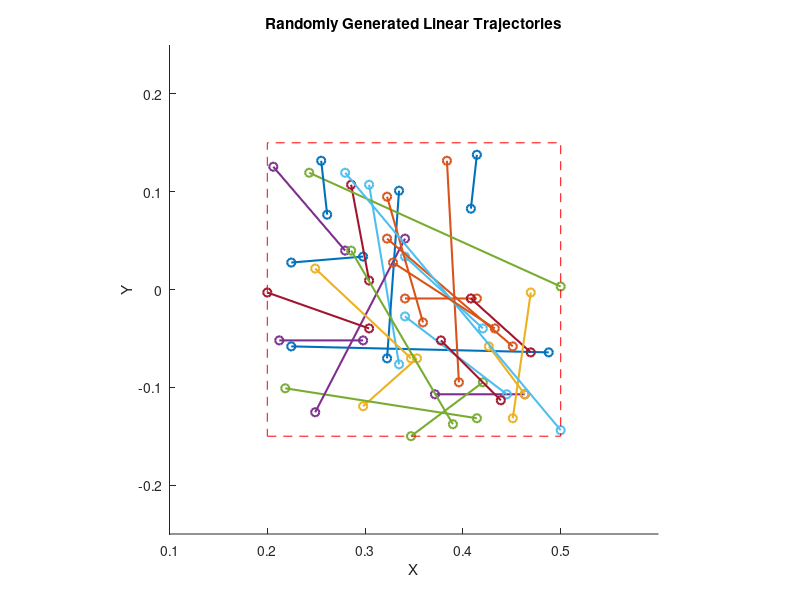

The MATLAB source for this figure:
% Generating random linear task-space trajectories for evaluating the effective mass
% optimization

% Andrew SaLoutos
% 4/16/2021

% generates linear trajectories

%% Setup parameters

N = 30; % number of trajectories

% choose to discretize arena space, pick random points, rather than generate random coordinates 
steps = 50;
% arena_x = linspace( 0.4, 1.2, steps);
% arena_y = linspace(-0.4, 0.4, steps);
% min_traj_length = 0.2; % minimum length of trajectory

% for MC and UR3 arms
arena_x = linspace( 0.2, 0.5, steps);
arena_y = linspace(-0.15, 0.15, steps);
min_traj_length = 0.05;



%% Select trajectory endpoints

trajectories = zeros(4,N); % each column is [x0;xf;y0;yf;]
% eventually save longer sets of points? or let optimization script run linspace() to fill in trajectories

% for N trajectories...
for ii=1:N
    % uniform random sample for first and second points
    pt1 = [arena_x(randi(steps));arena_y(randi(steps))];
    pt2 = [arena_x(randi(steps));arena_y(randi(steps))];
    while norm((pt2-pt1))<min_traj_length % ensure trajectory is long enough
        pt2 = [arena_x(randi(steps));arena_y(randi(steps))];
    end
    % save data
    trajectories(:,ii) = [pt1(1);pt2(1);pt1(2);pt2(2)];
end

%% Plot random trajectories
figure; hold on;
for ii=1:N
    plot(trajectories(1:2,ii),trajectories(3:4,ii),'o-','LineWidth',1.5);
end
% plot arena
x_a = [arena_x(1), arena_x(end), arena_x(end), arena_x(1), arena_x(1)];
y_a = [arena_y(1), arena_y(1), arena_y(end), arena_y(end), arena_y(1)];
plot(x_a,y_a,'r--');
axis equal;
% xlim([arena_x(1)-0.4,arena_x(end)+0.4]); ylim([arena_y(1)-0.4,arena_y(end)+0.4]);
xlim([arena_x(1)-0.1,arena_x(end)+0.1]); ylim([arena_y(1)-0.1,arena_y(end)+0.1]);
xlabel('X'); ylabel('Y'); title('Randomly Generated Linear Trajectories');
